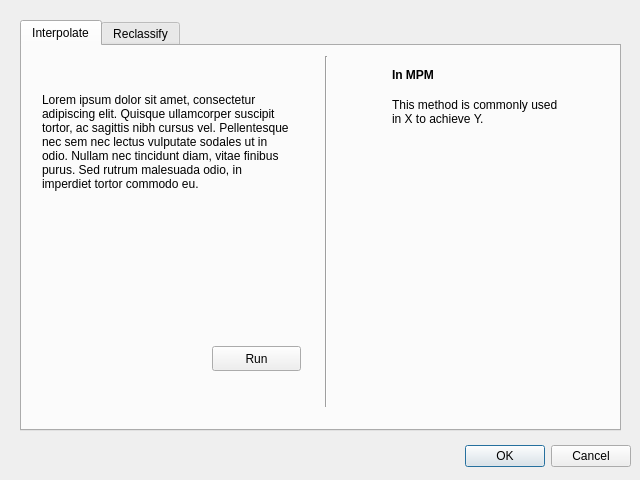
<?xml version="1.0" encoding="UTF-8"?>
<ui version="4.0">
 <class>Dialog</class>
 <widget class="QDialog" name="Dialog">
  <property name="geometry">
   <rect>
    <x>0</x>
    <y>0</y>
    <width>640</width>
    <height>480</height>
   </rect>
  </property>
  <property name="windowTitle">
   <string>Dialog</string>
  </property>
  <widget class="QDialogButtonBox" name="buttonBox">
   <property name="geometry">
    <rect>
     <x>10</x>
     <y>440</y>
     <width>621</width>
     <height>32</height>
    </rect>
   </property>
   <property name="orientation">
    <enum>Qt::Horizontal</enum>
   </property>
   <property name="standardButtons">
    <set>QDialogButtonBox::Cancel|QDialogButtonBox::Ok</set>
   </property>
  </widget>
  <widget class="QTabWidget" name="tabWidget_2">
   <property name="geometry">
    <rect>
     <x>20</x>
     <y>20</y>
     <width>601</width>
     <height>411</height>
    </rect>
   </property>
   <property name="currentIndex">
    <number>0</number>
   </property>
   <widget class="QWidget" name="tab_2">
    <attribute name="title">
     <string>Interpolate</string>
    </attribute>
    <widget class="QPushButton" name="pushButton_2">
     <property name="geometry">
      <rect>
       <x>190</x>
       <y>300</y>
       <width>89</width>
       <height>25</height>
      </rect>
     </property>
     <property name="text">
      <string>Run</string>
     </property>
    </widget>
    <widget class="QLabel" name="label_3">
     <property name="geometry">
      <rect>
       <x>20</x>
       <y>10</y>
       <width>251</width>
       <height>171</height>
      </rect>
     </property>
     <property name="styleSheet">
      <string notr="true">font: italic 11pt &quot;Ubuntu&quot;;</string>
     </property>
     <property name="inputMethodHints">
      <set>Qt::ImhNone</set>
     </property>
     <property name="text">
      <string>Lorem ipsum dolor sit amet, consectetur adipiscing elit. Quisque ullamcorper suscipit tortor, ac sagittis nibh cursus vel. Pellentesque nec sem nec lectus vulputate sodales ut in odio. Nullam nec tincidunt diam, vitae finibus purus. Sed rutrum malesuada odio, in imperdiet tortor commodo eu. </string>
     </property>
     <property name="wordWrap">
      <bool>true</bool>
     </property>
    </widget>
    <widget class="QLabel" name="label_4">
     <property name="geometry">
      <rect>
       <x>370</x>
       <y>40</y>
       <width>171</width>
       <height>51</height>
      </rect>
     </property>
     <property name="styleSheet">
      <string notr="true">font: italic 11pt &quot;Ubuntu&quot;;</string>
     </property>
     <property name="inputMethodHints">
      <set>Qt::ImhNone</set>
     </property>
     <property name="text">
      <string>This method is commonly used in X to achieve Y.</string>
     </property>
     <property name="wordWrap">
      <bool>true</bool>
     </property>
    </widget>
    <widget class="Line" name="line_2">
     <property name="geometry">
      <rect>
       <x>294</x>
       <y>10</y>
       <width>20</width>
       <height>351</height>
      </rect>
     </property>
     <property name="autoFillBackground">
      <bool>false</bool>
     </property>
     <property name="styleSheet">
      <string notr="true">color: rgb(255, 255, 255);
border-top-color: rgb(255, 255, 255);
gridline-color: rgb(255, 255, 255);
border-color: rgb(255, 255, 255);
</string>
     </property>
     <property name="orientation">
      <enum>Qt::Vertical</enum>
     </property>
    </widget>
    <widget class="QLabel" name="label">
     <property name="geometry">
      <rect>
       <x>370</x>
       <y>20</y>
       <width>67</width>
       <height>17</height>
      </rect>
     </property>
     <property name="font">
      <font>
       <weight>75</weight>
       <bold>true</bold>
      </font>
     </property>
     <property name="text">
      <string>In MPM</string>
     </property>
    </widget>
    <widget class="QLabel" name="label_5">
     <property name="geometry">
      <rect>
       <x>320</x>
       <y>120</y>
       <width>271</width>
       <height>221</height>
      </rect>
     </property>
     <property name="text">
      <string/>
     </property>
     <property name="pixmap">
      <pixmap>../../../../../../Pictures/Screenshots/Screenshot from 2023-03-27 15-18-37.png</pixmap>
     </property>
    </widget>
   </widget>
   <widget class="QWidget" name="tab_3">
    <attribute name="title">
     <string>Reclassify</string>
    </attribute>
   </widget>
  </widget>
 </widget>
 <resources/>
 <connections>
  <connection>
   <sender>buttonBox</sender>
   <signal>accepted()</signal>
   <receiver>Dialog</receiver>
   <slot>accept()</slot>
   <hints>
    <hint type="sourcelabel">
     <x>248</x>
     <y>254</y>
    </hint>
    <hint type="destinationlabel">
     <x>157</x>
     <y>274</y>
    </hint>
   </hints>
  </connection>
  <connection>
   <sender>buttonBox</sender>
   <signal>rejected()</signal>
   <receiver>Dialog</receiver>
   <slot>reject()</slot>
   <hints>
    <hint type="sourcelabel">
     <x>316</x>
     <y>260</y>
    </hint>
    <hint type="destinationlabel">
     <x>286</x>
     <y>274</y>
    </hint>
   </hints>
  </connection>
 </connections>
</ui>
